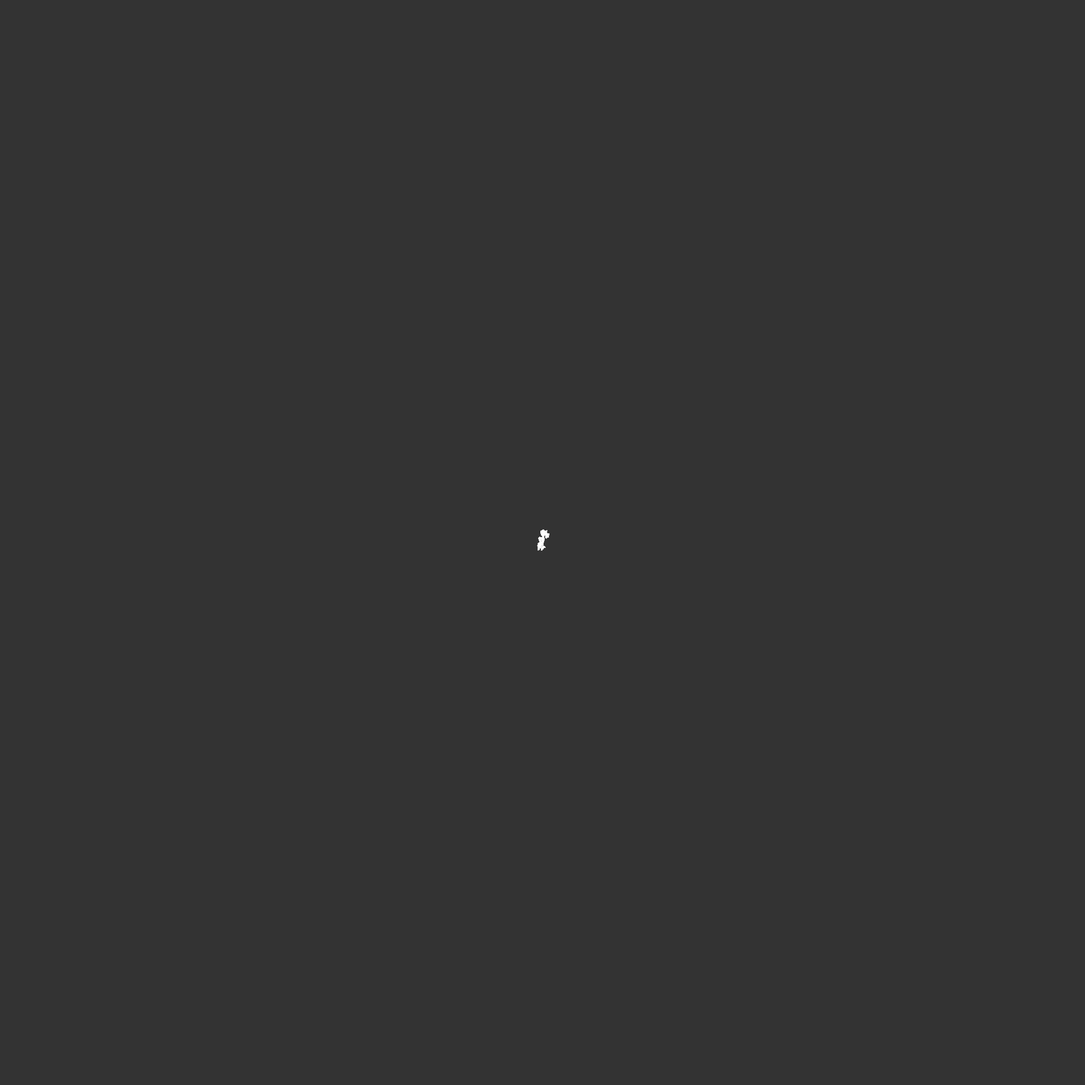
Frame 1 (no input)
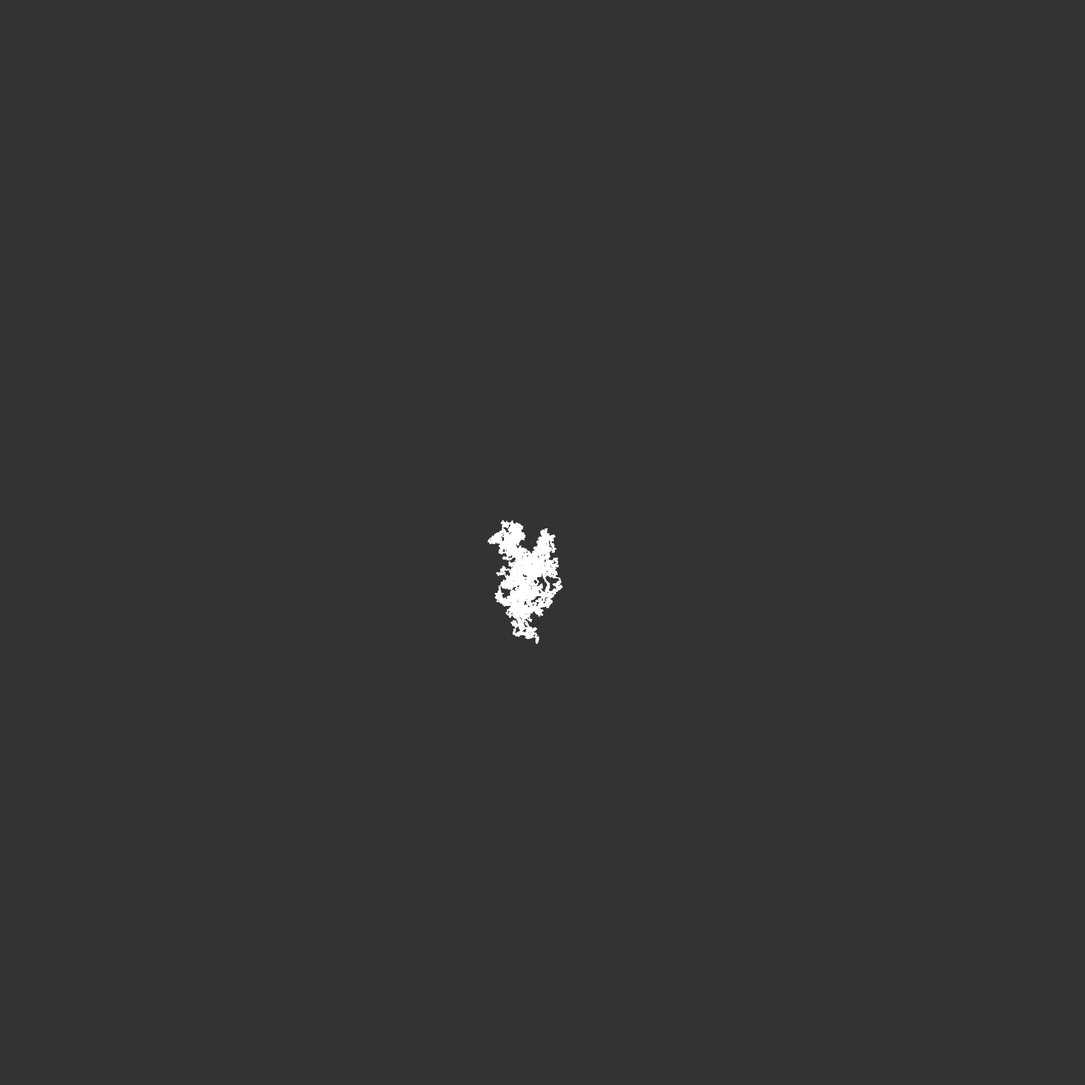
Frame 60 (no input)
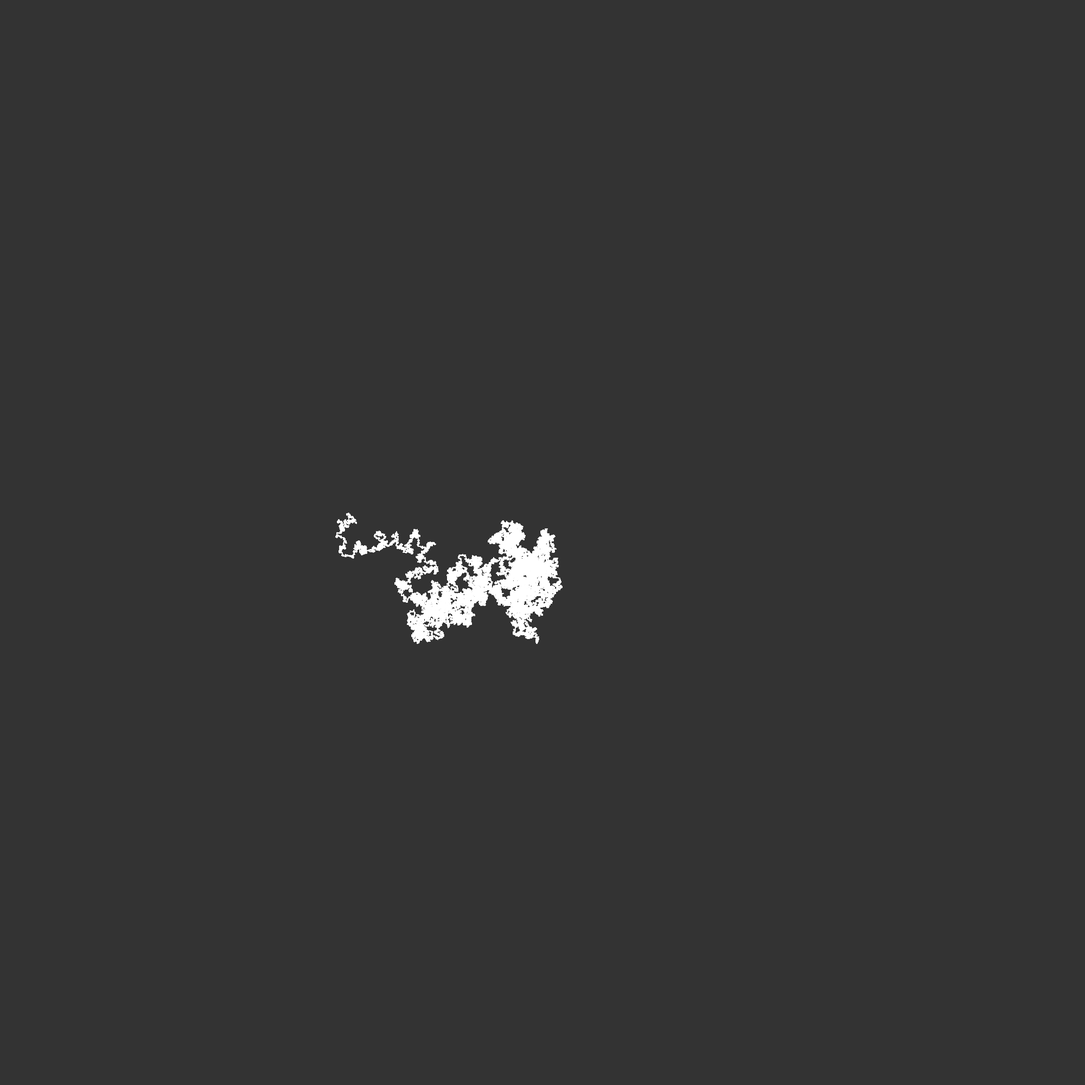
Frame 120 (the mouse pressed at the canvas centre since frame 60)

The p5.js sketch that drew these frames (run headless with seeded random() and noise() and a simulated clock; from frame 60 on, the mouse is pressed at the canvas centre):

// p5.js sketch
// ── sketch.js
let x;
let y;

function setup() {
  createCanvas(2000, 2000);
  x = 1000;
  y = 1000;
  background(51);
}

function draw() {
  stroke(255)
  strokeWeight(2)
  for (let i = 0; i < 1000; i++) {
    point(x, y);
    let randint = floor(random(4))
    switch(randint){
      case 0:
        x ++;
        break;
      case 1:
        x --;
        break;
      case 2:
        y ++;
        break;
      case 3:
        y --;
    }
  }
}
